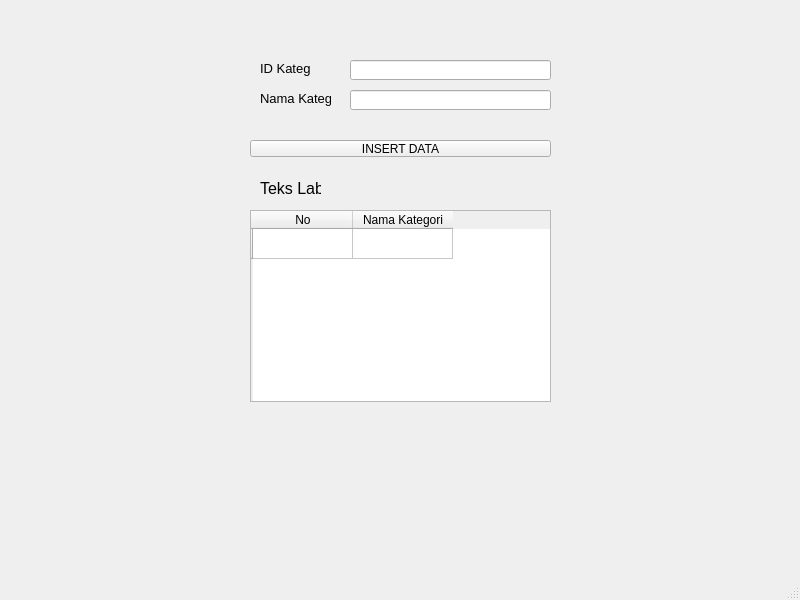
<?xml version="1.0" encoding="UTF-8"?>
<ui version="4.0">
 <class>MainWindow</class>
 <widget class="QMainWindow" name="MainWindow">
  <property name="geometry">
   <rect>
    <x>0</x>
    <y>0</y>
    <width>800</width>
    <height>600</height>
   </rect>
  </property>
  <property name="windowTitle">
   <string>MainWindow</string>
  </property>
  <widget class="QWidget" name="centralwidget">
   <widget class="QLabel" name="label">
    <property name="geometry">
     <rect>
      <x>260</x>
      <y>60</y>
      <width>51</width>
      <height>16</height>
     </rect>
    </property>
    <property name="font">
     <font>
      <pointsize>10</pointsize>
     </font>
    </property>
    <property name="text">
     <string>ID Kategori</string>
    </property>
   </widget>
   <widget class="QLabel" name="label_2">
    <property name="geometry">
     <rect>
      <x>260</x>
      <y>90</y>
      <width>71</width>
      <height>16</height>
     </rect>
    </property>
    <property name="font">
     <font>
      <pointsize>10</pointsize>
     </font>
    </property>
    <property name="text">
     <string>Nama Kategori</string>
    </property>
   </widget>
   <widget class="QLineEdit" name="lineEdit">
    <property name="geometry">
     <rect>
      <x>350</x>
      <y>60</y>
      <width>201</width>
      <height>20</height>
     </rect>
    </property>
   </widget>
   <widget class="QLineEdit" name="lineEdit_2">
    <property name="geometry">
     <rect>
      <x>350</x>
      <y>90</y>
      <width>201</width>
      <height>20</height>
     </rect>
    </property>
   </widget>
   <widget class="QPushButton" name="pushButton">
    <property name="geometry">
     <rect>
      <x>250</x>
      <y>140</y>
      <width>301</width>
      <height>17</height>
     </rect>
    </property>
    <property name="text">
     <string>INSERT DATA</string>
    </property>
   </widget>
   <widget class="QLabel" name="label_3">
    <property name="geometry">
     <rect>
      <x>260</x>
      <y>180</y>
      <width>61</width>
      <height>16</height>
     </rect>
    </property>
    <property name="font">
     <font>
      <pointsize>12</pointsize>
     </font>
    </property>
    <property name="text">
     <string>Teks Label</string>
    </property>
   </widget>
   <widget class="QTableWidget" name="tableWidget">
    <property name="geometry">
     <rect>
      <x>250</x>
      <y>210</y>
      <width>301</width>
      <height>192</height>
     </rect>
    </property>
    <row>
     <property name="text">
      <string/>
     </property>
    </row>
    <column>
     <property name="text">
      <string>No</string>
     </property>
    </column>
    <column>
     <property name="text">
      <string>Nama Kategori</string>
     </property>
    </column>
   </widget>
   <widget class="QWidget" name="formLayoutWidget">
    <property name="geometry">
     <rect>
      <x>250</x>
      <y>50</y>
      <width>81</width>
      <height>71</height>
     </rect>
    </property>
    <layout class="QFormLayout" name="formLayout"/>
   </widget>
   <widget class="QWidget" name="gridLayoutWidget">
    <property name="geometry">
     <rect>
      <x>340</x>
      <y>50</y>
      <width>221</width>
      <height>71</height>
     </rect>
    </property>
    <layout class="QGridLayout" name="gridLayout"/>
   </widget>
   <widget class="QWidget" name="horizontalLayoutWidget">
    <property name="geometry">
     <rect>
      <x>250</x>
      <y>130</y>
      <width>311</width>
      <height>41</height>
     </rect>
    </property>
    <layout class="QHBoxLayout" name="horizontalLayout"/>
   </widget>
   <widget class="QWidget" name="verticalLayoutWidget">
    <property name="geometry">
     <rect>
      <x>240</x>
      <y>200</y>
      <width>321</width>
      <height>211</height>
     </rect>
    </property>
    <layout class="QVBoxLayout" name="verticalLayout"/>
   </widget>
  </widget>
  <widget class="QMenuBar" name="menubar">
   <property name="geometry">
    <rect>
     <x>0</x>
     <y>0</y>
     <width>800</width>
     <height>18</height>
    </rect>
   </property>
  </widget>
  <widget class="QStatusBar" name="statusbar"/>
 </widget>
 <resources/>
 <connections/>
</ui>
